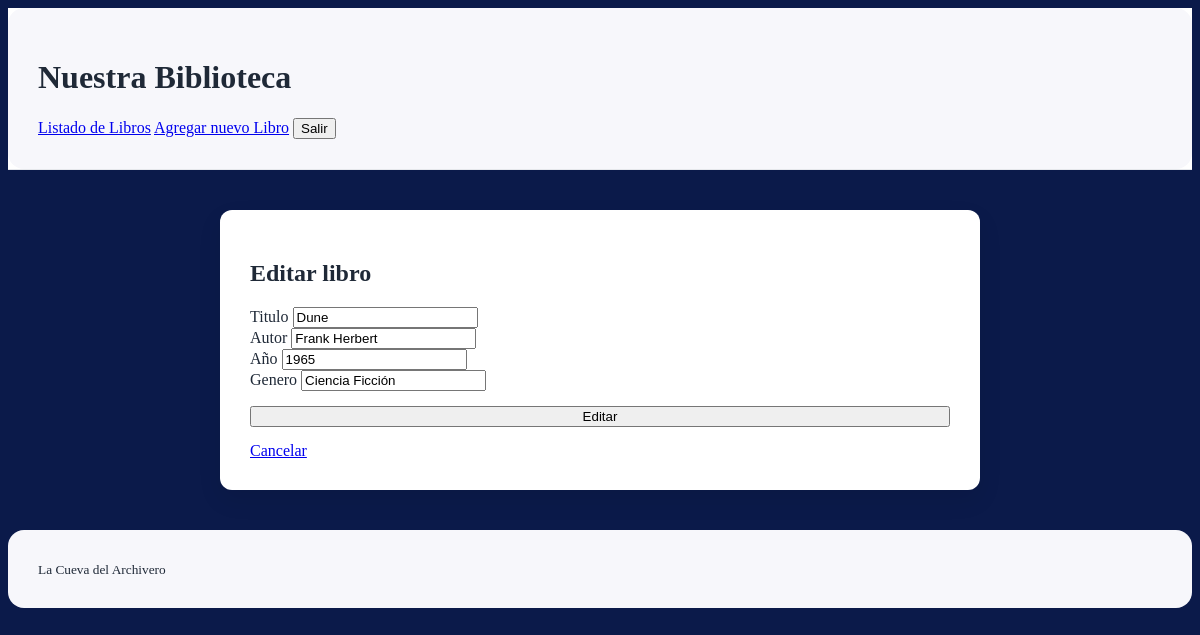
/libros/2/editar/ (signed in), run on the app's committed database.
### libros/models.py (models this page shows, shortened)
class Libro(models.Model):
    titulo = models.CharField(max_length=200)
    autor = models.CharField(max_length=200)
    anio = models.IntegerField("Año")
    genero = models.CharField(max_length=200)

### libros/views.py (the view)
# urls.py: path('<int:pk>/editar/', views.editar_libro, name='editar'),
@login_required
def editar_libro(request, pk):
    libro = get_object_or_404(Libro, pk=pk)
    if request.method == 'POST':
        form = LibroForm(request.POST, instance=libro)
        if form.is_valid():
            form.save()
            return redirect('libros:detalle', pk=libro.pk)
    else:
        form = LibroForm(instance=libro)
    return render(request, 'libros/libro_form.html', {'form': form, 'accion': 'Editar', 'mostrar_nav': True, 'mostrar_header': False})

### libros/forms.py
class LibroForm(forms.ModelForm):
    class Meta:
        model = Libro
        fields = ['titulo', 'autor', 'anio', 'genero']
        widgets = {
            'titulo': forms.TextInput(attrs={'class': 'input'}),
            'autor': forms.TextInput(attrs={'class': 'input'}),
            'anio': forms.DateInput(attrs={'type': 'input'}),
            'genero': forms.TextInput(attrs={'class': 'input'}),
        }

### libros/templates/libros/libro_form.html (shortened to what this page needs)
{% extends 'libros/base.html' %}
{% block content %}
<div class="card-container">
    <h2>{{accion}} libro</h2>
    <form method="post" class="form">
        <div class="form-grid">
            {% for field in form %}
                <div class="form-group">
                    <label>{{ field.label }}</label>
                    {{ field }}
                </div>
            {% endfor %}
        </div>
        <button class="btn" type="submit">{{accion}}</button>
        <a class="btn btn-secondary" href="{% url 'libros:lista_libros' %}">Cancelar</a>
    </form>
</div>
{% endblock %}

### libros/static/libros/styles.css (style rules this page uses)
:root { --bg: #0b1a4a; --bg-light: #f7f7fb; --text: #1f2937; --text-light: #ffffff; --primary: #2563eb; --primary-dark: #1e3a8a; --secondary: #6b7280; --danger: #dc2626; --border: #e5e7eb; }
body { background-color: var(--bg); color: var(--text); }
.card-container { background: #ffffff; padding: 30px; border-radius: 12px; box-shadow: 0 10px 25px rgba(0, 0, 0, 0.08); max-width: 700px; margin: 40px auto; color: var(--text); }
.card-container h1, .card-container h2, .card-container h3 { color: var(--text); margin-bottom: 20px; }
.card-container form { display: flex; flex-direction: column; gap: 15px; }

### data on the page
Libro: form "Dune" "Frank Herbert" "1965" "Ciencia Ficción"

### other printed values
{{ accion }} "Editar"
{{ field.label }} "Titulo" "Autor" "Año" "Genero"
